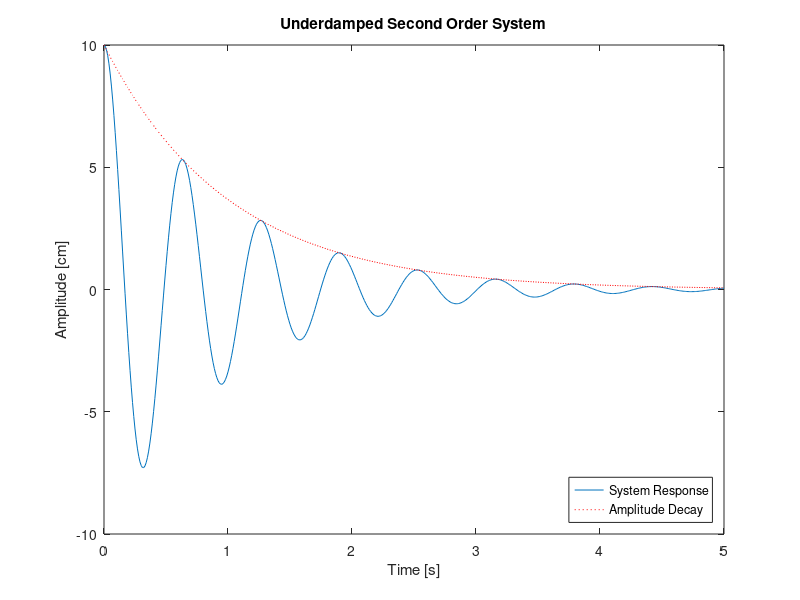
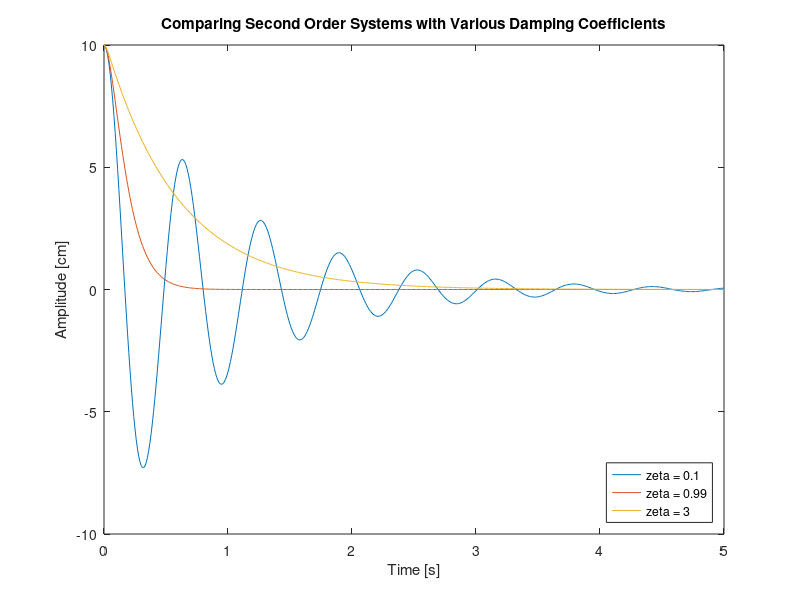

Write the MATLAB code that produced these figures, in order.
%% Second Order Dynamic Systems and Damping
%
% MATLAB allows the visualization of equations, to aid better understanding
% of the physical meaning being expressed.  This example shows how various
% second order dynamic systems can be visualized, using the plot and
% annotation commands.
%
% Copyright 1984-2008 The MathWorks, Inc. 


%% Underdamped second order system
% The following equation describes an underdamped second order system:
%
% $$ x(t) = x_0 e^{-\zeta\omega_n t} \left({\zeta \over
% \sqrt{1-\zeta^2}}\sin\omega_dt + \cos\omega_dt \right) $$
%
% Given:
%
% $$ \begin{array}{l}
%    \zeta = 0.1 \\ \omega_n = 10 \\ \omega_d = \omega_n \sqrt{1-\zeta^2}
%    \\ x_0 = 10 \end{array} $$
% 
% Plot the displacement for, t = 0 to 5s

% Initialize Variables
z = 0.1;
wn = 10;
wd = wn * sqrt(1-z^2);
x0 = 10;
t = 0:0.01:5;

% Compute Equation for Displacement and Amplitude Decay Envelope
x = x0 * exp(-z*wn*t) .* (z/sqrt(1-z^2)*sin(wd*t) + cos(wd*t));
ampDecay = x0 * exp(-z*wn*t);

% Create Plots
figure
hold on
plot(t,x)
plot(t,ampDecay,'r:')
hold off
box on

% Label Figure
title('Underdamped Second Order System')
xlabel('Time [s]')
ylabel('Amplitude [cm]')
legend('System Response','Amplitude Decay','Location','SouthEast')


%% Comparing effects of different damping coefficients
% The damping coefficient of a system determines if the system is under
% damped, critically damped, or over damped. The systems, with damping
% coefficients 0, 0.99, and 3 are plot to compare their displacements.

% Initialize Variables
x0 = 10;
z = [0.1;0.99;3];
wn = 10;
wd = wn * sqrt(1-z.^2);
t = 0:0.01:5;
A = z./sqrt(1-z.^2);

% Compute Displacements for Each Damping Coefficient
for k = 1:length(z)
	x(k,:) = x0 * exp(-z(k)*wn*t) .* (A(k)*sin(wd(k)*t) + cos(wd(k)*t));
end

% Create Plot
figure
plot(t,x)

% Label Figure
title('Comparing Second Order Systems with Various Damping Coefficients')
xlabel('Time [s]')
ylabel('Amplitude [cm]')
legend('zeta = 0.1','zeta = 0.99','zeta = 3','Location','SouthEast')
